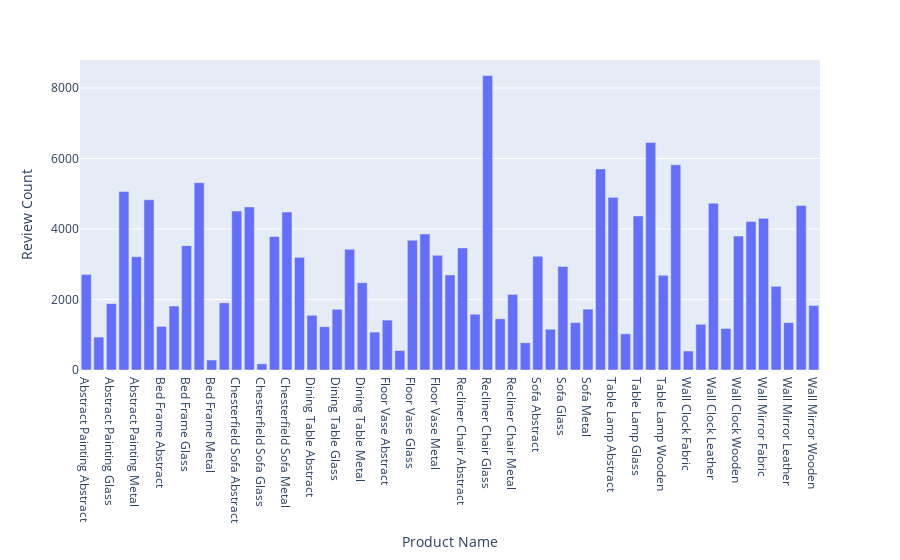

Notebook code for this chart:
### Markdown cell above
##### Insight :
- The close pricing between furniture and decor suggests a market where decorative elements are nearly as valuable as furniture pieces
- This could indicate a luxury market where aesthetic value is highly prioritized

### Code cell
shop_group = data.groupby('Product Name')['Review Count'].sum().reset_index()
fig = px.bar(shop_group , x= 'Product Name',y = 'Review Count' )
fig.show()

### Figure 1 — Plotly figure (JSON) as saved in the notebook; plotly's stock layout.template omitted (floating-point values rounded to 4 significant figures)
{"data": [{"alignmentgroup": "True", "hovertemplate": "Product Name=%{x}<br>Review Count=%{y}<extra></extra>", "legendgroup": "", "marker": {"color": "#636efa", "pattern": {"shape": ""}}, "name": "", "offsetgroup": "", "orientation": "v", "showlegend": false, "textposition": "auto", "type": "bar", "x": ["Abstract Painting Abstract", "Abstract Painting Fabric", "Abstract Painting Glass", "Abstract Painting Leather", "Abstract Painting Metal", "Abstract Painting Wooden", "Bed Frame Abstract", "Bed Frame Fabric", "Bed Frame Glass", "Bed Frame Leather", "Bed Frame Metal", "Bed Frame Wooden", "Chesterfield Sofa Abstract", "Chesterfield Sofa Fabric", "Chesterfield Sofa Glass", "Chesterfield Sofa Leather", "Chesterfield Sofa Metal", "Chesterfield Sofa Wooden", "Dining Table Abstract", "Dining Table Fabric", "Dining Table Glass", "Dining Table Leather", "Dining Table Metal", "Dining Table Wooden", "Floor Vase Abstract", "Floor Vase Fabric", "Floor Vase Glass", "Floor Vase Leather", "Floor Vase Metal", "Floor Vase Wooden", "Recliner Chair Abstract", "Recliner Chair Fabric", "Recliner Chair Glass", "Recliner Chair Leather", "Recliner Chair Metal", "Recliner Chair Wooden", "Sofa Abstract", "Sofa Fabric", "Sofa Glass", "Sofa Leather", "Sofa Metal", "Sofa Wooden", "Table Lamp Abstract", "Table Lamp Fabric", "Table Lamp Glass", "Table Lamp Metal", "Table Lamp Wooden", "Wall Clock Abstract", "Wall Clock Fabric", "Wall Clock Glass", "Wall Clock Leather", "Wall Clock Metal", "Wall Clock Wooden", "Wall Mirror Abstract", "Wall Mirror Fabric", "Wall Mirror Glass", "Wall Mirror Leather", "Wall Mirror Metal", "Wall Mirror Wooden"], "xaxis": "x", "y": [2707, 934, 1883, 5062, 3216, 4829, 1237, 1815, 3527, 5315, 284, 1906, 4508, 4626, 177, 3789, 4481, 3195, 1552, 1228, 1722, 3427, 2477, 1075, 1416, 553, 3680, 3858, 3253, 2696, 3463, 1582, 8354, 1453, 2145, 774, 3227, 1157, 2936, 1345, 1726, 5705, 4898, 1027, 4370, 6455, 2687, 5820, 539, 1297, 4731, 1179, 3798, 4216, 4302, 2375, 1344, 4668, 1829], "yaxis": "y"}], "layout": {"barmode": "relative", "legend": {"tracegroupgap": 0}, "margin": {"t": 60}, "xaxis": {"anchor": "y", "domain": [0, 1], "title": {"text": "Product Name"}}, "yaxis": {"anchor": "x", "domain": [0, 1], "title": {"text": "Review Count"}}}}
